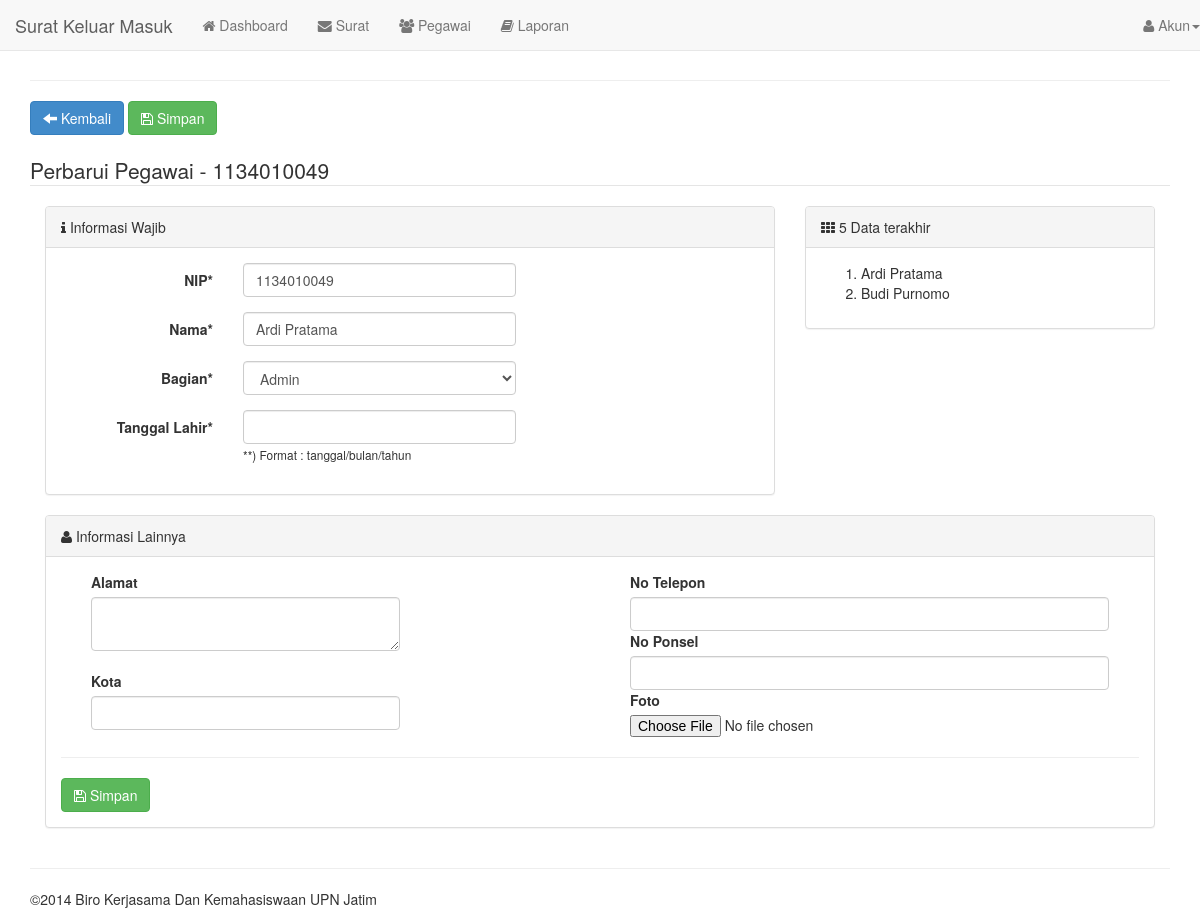
Page /?page=pegawai/edit&id=1134010049 (signed in) on the committed database.
### tables this page shows
CREATE TABLE `pegawai` (
  `idpegawai` varchar(30) NOT NULL,
  `nama` varchar(45) DEFAULT NULL,
  `alamat` varchar(45) DEFAULT NULL,
  `kota` varchar(255) DEFAULT NULL,
  `tanggal_lahir` varchar(255) DEFAULT NULL,
  `telepon` varchar(255) DEFAULT NULL,
  `ponsel` varchar(45) DEFAULT NULL,
  `foto` varchar(255) NOT NULL DEFAULT 'nophoto.jpg',
  `delete` varchar(1) NOT NULL DEFAULT '0',
  `created_at` timestamp NULL DEFAULT CURRENT_TIMESTAMP ON UPDATE CURRENT_TIMESTAMP,
  PRIMARY KEY (`idpegawai`)
);

CREATE TABLE `users` (
  `idusers` varchar(30) NOT NULL DEFAULT '',
  `password` varchar(255) DEFAULT NULL,
  `idbagian` varchar(255) DEFAULT NULL,
  PRIMARY KEY (`idusers`)
);

CREATE TABLE `bagian` (
  `idbagian` int(11) NOT NULL AUTO_INCREMENT,
  `keterangan` varchar(255) DEFAULT NULL,
  `deleted` varchar(255) NOT NULL DEFAULT '0',
  PRIMARY KEY (`idbagian`)
);

### models.php (called while the page is built, shortened)
<?php
function get_last_pegawai($order_by='created_at',$limit=5){
    $query=mysql_query('select * from pegawai order by created_at DESC limit 5 ');
    return $query;
}
function get_bagian($order_by='idbagian'){
    $query=mysql_query("select * from bagian order by $order_by desc");
    return $query;
}
function get_one_pegawai($id){
    $query=mysql_query("select * from pegawai a, users b where b.idusers=a.idpegawai and a.idpegawai='$id'");
    return $query;
}
?>

### module/pegawai/edit.php (the view, shortened to what this page needs)
<?php
if(isset($_GET['id'])){
    $id=$_GET['id'];
    }else{
        header('location:./?page=surat/index');
    }
    $result=mysql_fetch_array(get_one_pegawai($id));
?>
<div class="row clearfix">
	<div class="col-md-12">
        <form method="post" enctype="multipart/form-data" role="form">
        <a href="./?page=pegawai/index" class="btn btn-primary"><i class="glyphicon glyphicon-arrow-left"></i> Kembali</a>
        <button type="submit" name="tambah_pegawai" class="btn btn-success"><i class="fa fa-save"></i> Simpan</button>
        <div class="clearfix"></div><br />
            <fieldset>
                <legend>Perbarui Pegawai - <?php echo $result['idpegawai'] ?></legend>
                <div class="col-md-8">
                    <div class="panel panel-default">
                    <div class="panel-heading"><i class="fa fa-info"></i> Informasi Wajib</div>
                    <div class="panel-body">
                        <div class="form-horizontal">
                              <div class="form-group">
                                <label class="col-sm-3 control-label">NIP*</label>
                                <div class="col-sm-5">
                                  <input type="text" autofocus="" class="form-control" name="nip" required="" placeholder="No Pegawai / Identitas Lainnya" value="<?php echo $result['idpegawai'] ?>"/>
                                </div>
                              </div>
                              <div class="form-group">
                                <label class="col-sm-3 control-label">Nama*</label>
                                <div class="col-sm-5">
                                  <input type="text" name="nama" class="form-control" required="" placeholder="Nama Lengkap" value="<?php echo $result['nama'] ?>"/>
                                </div>
                              </div>
                              <div class="form-group">
                                <label class="col-sm-3 control-label">Bagian*</label>
                                <div class="col-sm-5">
                                  <select class="form-control" name="bagian">
                                    <?php $data=get_bagian();while($row=mysql_fetch_array($data)){?>
                                        <option value="<?= $row['idbagian'] ?>" <?php if($row['idbagian']== $result['idbagian']) echo 'selected'; ?> ><?= $row['keterangan'] ?></option>
                                    <?php } ?>
                                  </select>
                                </div>
                              </div>
                              <div class="form-group">
                                <label class="col-sm-3 control-label">Tanggal Lahir*</label>
                                <div class="col-sm-5">
                                  <input type="text" id="tl" name="tl" class="form-control" required="" />
                                    <small>**) Format : tanggal/bulan/tahun</small>
                                </div>
                              </div>
                        </div>
                    </div>
                </div>
            </div>
            <div class="col-md-4">
                    <div class="panel panel-default">
                    <div class="panel-heading"><i class="fa fa-th"></i> 5 Data terakhir</div>
                    <div class="panel-body">
                        <ol>
                            <?php $data=get_last_pegawai('created_at',5);while($result=mysql_fetch_array($data)){?>
                                <li><?= $result['nama'] ?></li>
                            <?php } ?>
                        </ol>
                    </div>
                </div>
            </div>
        </fieldset>
        <div class="col-lg-12">
            <div class="panel panel-default">
            <div class="panel-heading"><i class="fa fa-user"></i> Informasi Lainnya</div>
            <div class="panel-body">
                <div class="col-sm-6">
                    <div class="form-group">
                        <div class="col-xs-8">
                        <label>Alamat</label>
                        <textarea name="alamat" class="form-control"></textarea>
                        </div>
                    </div>
                    <div class="clearfix"></div><br />
                    <div class="form-group">
                        <div class="col-xs-8">
                        <label>Kota</label>
                        <input type="text" name="kota" class="form-control" />
                        </div>
                    </div>
                </div>
                <div class="col-sm-6">
                    <div class="form-group">
                        <div class="col-xs-12">
                        <label>No Telepon</label>
                        <input type="text" name="telepon" class="form-control" />
                        </div>
                    </div>
                    <div class="form-group">
                        <div class="col-xs-12">
                        <label>No Ponsel</label>
                        <input type="text" name="ponsel" class="form-control" />
                        </div>
                    </div>
                    <div class="form-group">
                        <div class="col-xs-12">
                        <label>Foto</label>
                        <input type="file" name="foto"/>
                        </div>
                    </div>
                </div>
                <div class="clearfix"></div><hr />
                <button type="submit" name="tambah_pegawai" class="btn btn-success"><i class="fa fa-save"></i> Simpan</button>
            </div>
        </div>
        </div>
	   </form>
    </div>
</div>

### rows in the picture
pegawai: idpegawai "1134010049", nip "1134010049", nama "Ardi Pratama"
users: bagian "Admin"
pegawai: nama "Budi Purnomo"

### other values in the picture
nama_aplikasi "Surat Keluar Masuk"
